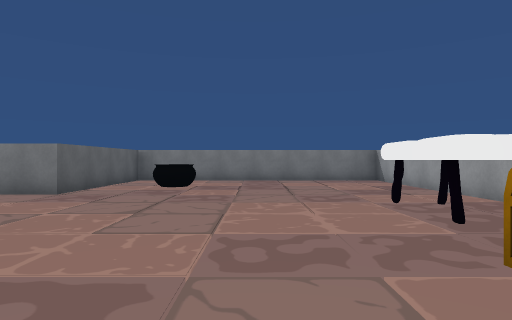
View 1 (above)

12 first-person views from a walk through a Unity game level. The camera is 1.2 m above the floor, looks level and sees 75° across. The floor is counted in squares, 2 m on a side. Each view is taken from the middle of a square. On the plan, view 1 faces up. The plan holds only what a view shows up to about 10 squares ahead; the rest is blank. The player character is not drawn. Some animated figures are not drawn.

View 2
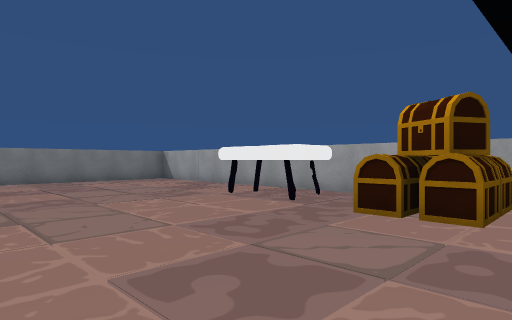

View 3
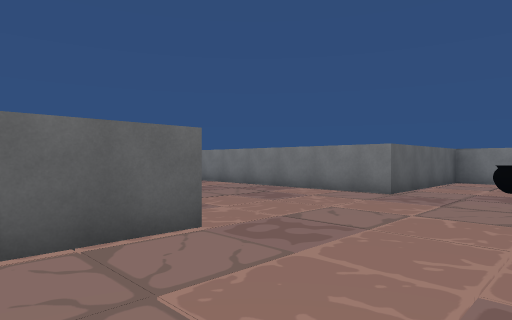

View 4
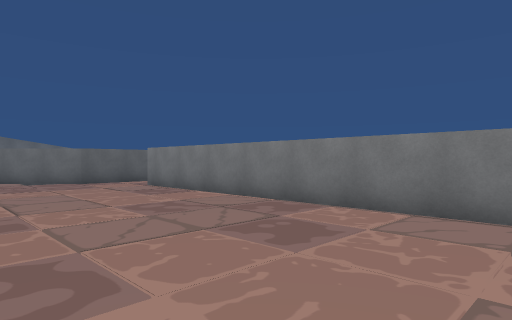

View 5
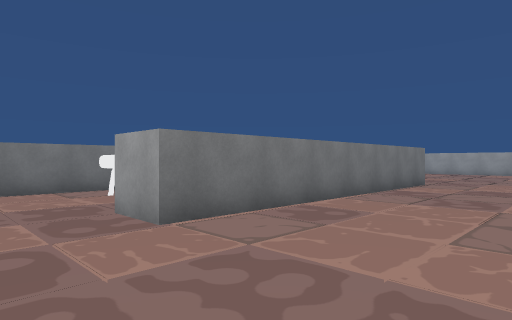

View 6
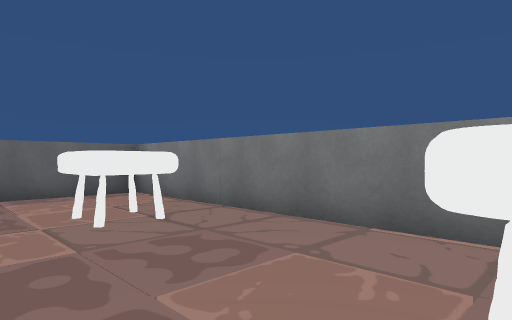

View 7
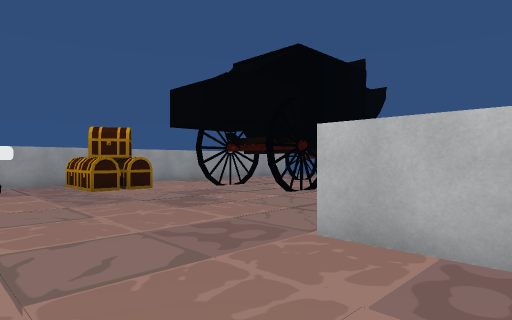

View 8
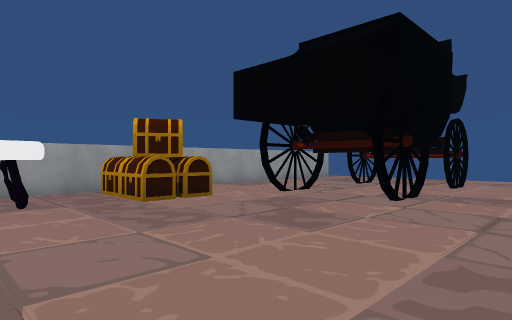

View 9
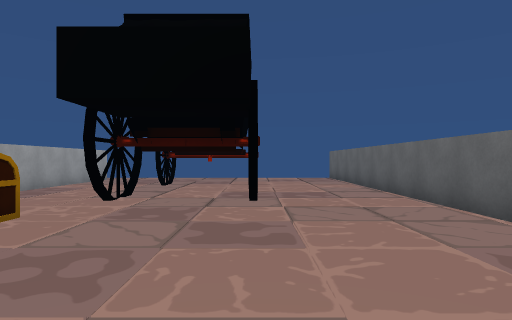

View 10
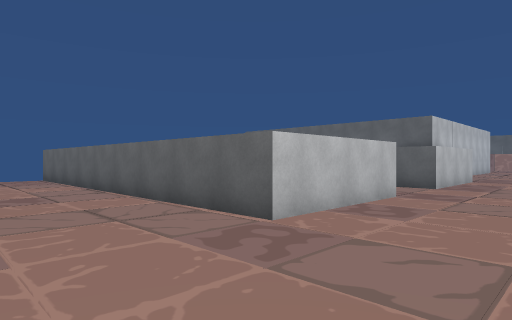

View 11
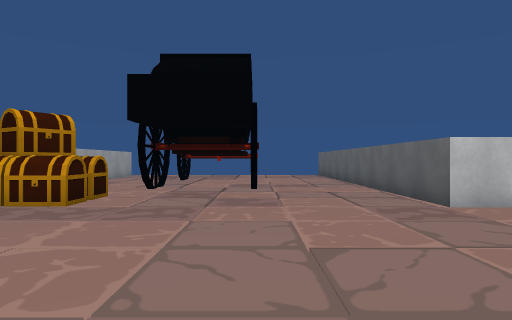

View 12
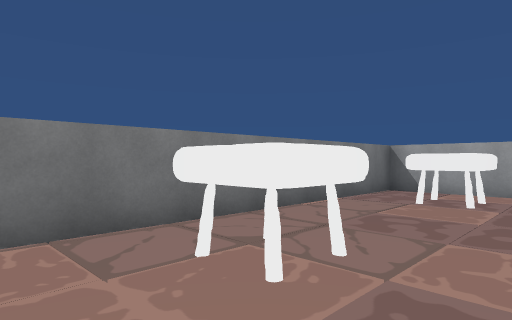

### Floor plan
Points are (right, up) in squares from view 1. A wall is a line through its corners. A room is listed if a view was taken in it or the views show most of it. See-through windows are left out.
Room 1 (views 1, 2, 3, 4, 5, 7, 8, 9, 10, 11)
walls: (-6.5, 1.8) (-3.5, 1.8) (-3.5, -0.4); (-1.1, -0.9) (-1, -0.3); (-1.1, -1.4) (1.3, -1.4); (1.1, -1.4) (1.3, -1.2); (3.5, -0.6) (3.5, 9.8) (-3.5, 9.8) (-3.5, 5.8) (-10.5, 5.8) (-10.5, 6.9); (-11.4, 1.8) (-8.5, 1.8); (-12, 6.5) (-12, 4.8) (-13.4, 3.3)
objects: chest (2, 1) to (3, 1); other object (2, 3) to (2, 4)
Room 2 (views 6, 12)
walls: (-4.5, 7.8) (-4.5, 9.8) (-12, 9.8) (-12, 6.5)
objects: other object (-10, 8) to (-9, 9)

Positions as (right, up) in squares from view 1, and headings:
1: (0, 0), facing up
2: (-2, 0), facing up-right
3: (-1, 0), facing up-left
4: (-3, 2), facing up-left
5: (-12, 3), facing up-right
6: (-6, 7), facing up-left
7: (-5, 4), facing down-right
8: (-3, 4), facing down-right
9: (-1, 4), facing down
10: (-1, 4), facing down-left
11: (-1, 6), facing down
12: (-11, 7), facing up-right
